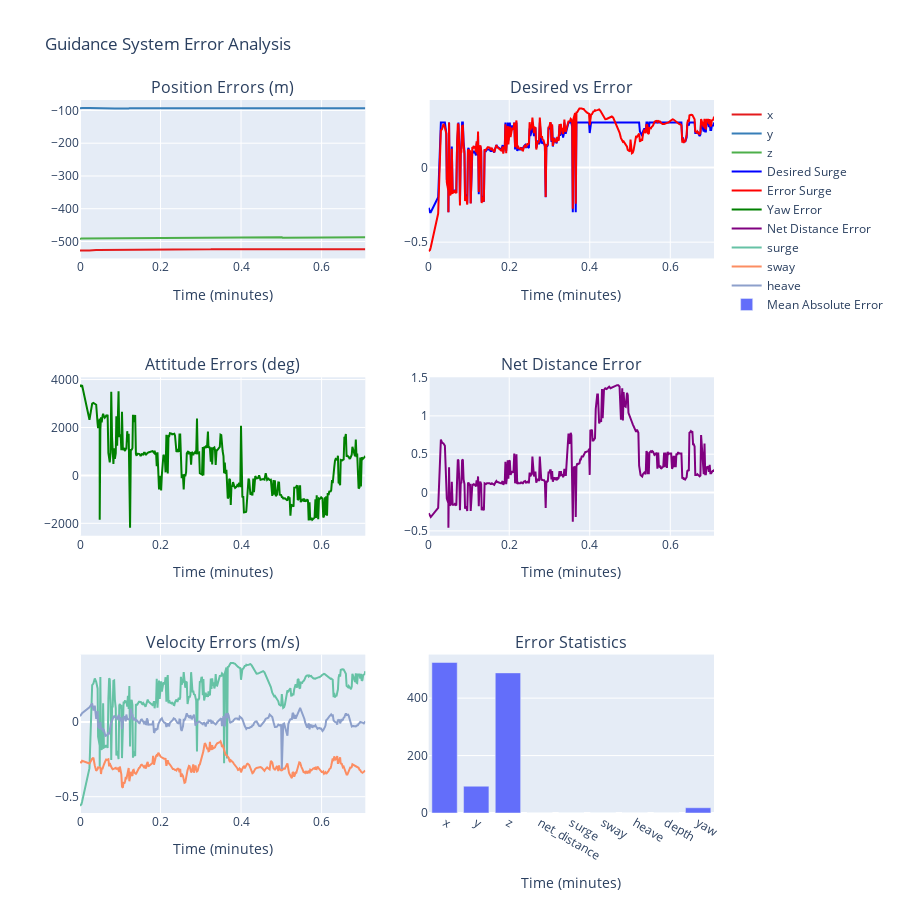

Notebook source saved alongside this figure:
### Markdown cell above
## 🎯 Guidance System Error Analysis

Analysis of the guidance system's error components including:
- Position errors (X, Y, Z)
- Velocity errors (surge, sway, heave) 
- Attitude errors (yaw)
- Net distance tracking errors
- Desired vs actual performance comparison

### Code cell
# 🎯 GUIDANCE SYSTEM ERROR ANALYSIS (SCALE-CORRECTED)
# ====================================================

print("🎯 Guidance System Error Analysis")
print("=" * 40)

# Analyze guidance system errors
nav_analyzer.analyze_guidance_errors(selected_bag, interactive=HAS_PLOTLY)

# Load guidance data for detailed analysis
guidance_data = nav_analyzer.load_sensor_data("guidance", selected_bag)

if guidance_data is not None:
    print(f"\n📊 Guidance Data Summary:")
    print(f"   📈 Total samples: {len(guidance_data)}")
    print(f"   ⏱️ Duration: {guidance_data['t_rel'].max()/60:.2f} minutes")
    print(f"   📊 Sampling rate: {len(guidance_data)/(guidance_data['t_rel'].max()/60):.1f} samples/min")
    
    # 🔍 SCALE AND UNIT ANALYSIS
    print(f"\n🔍 SCALE & UNIT VERIFICATION:")
    print("-" * 35)
    
    # Identify position coordinates vs true errors
    position_error_cols = ['error_x', 'error_y', 'error_z']
    true_error_cols = ['error_net_distance', 'error_surge', 'error_sway', 'error_heave', 'error_depth']
    angular_error_cols = ['error_yaw']
    
    print(f"📍 POSITION VALUES (These are coordinates, NOT errors):")
    for col in position_error_cols:
        if col in guidance_data.columns:
            values = guidance_data[col]
            print(f"   • {col}: Range=[{values.min():.1f}, {values.max():.1f}] m")
            print(f"     Mean={values.mean():.1f} m, Std={values.std():.1f} m")
    
    # Calculate position magnitude for reference
    if all(col in guidance_data.columns for col in position_error_cols):
        pos_magnitude = np.sqrt(guidance_data['error_x']**2 + guidance_data['error_y']**2 + guidance_data['error_z']**2)
        print(f"   • 3D Position Magnitude: Range=[{pos_magnitude.min():.1f}, {pos_magnitude.max():.1f}] m")
        print(f"     (This represents distance from origin/reference frame)")
    
    print(f"\n🎯 TRUE TRACKING ERRORS (Properly scaled performance metrics):")
    for col in true_error_cols:
        if col in guidance_data.columns:
            values = guidance_data[col]
            abs_mean = values.abs().mean()
            abs_max = values.abs().max()
            rms = np.sqrt(np.mean(values**2))
            
            # Identify potential scale issues
            scale_issue = ""
            if abs_mean > 10:  # Suspiciously large for tracking errors
                scale_issue = " ⚠️ SCALE ISSUE?"
            elif abs_mean < 0.001:  # Suspiciously small
                scale_issue = " ⚠️ VERY SMALL"
            
            print(f"   • {col.replace('error_', '').title()}: Mean={abs_mean:.4f} m, Max={abs_max:.4f} m, RMS={rms:.4f} m{scale_issue}")
    
    print(f"\n🧭 ANGULAR ERRORS (Checking for radians vs degrees):")
    for col in angular_error_cols:
        if col in guidance_data.columns:
            values = guidance_data[col]
            abs_mean_rad = values.abs().mean()
            abs_max_rad = values.abs().max()
            
            # Convert to degrees for interpretation
            abs_mean_deg = np.degrees(abs_mean_rad)
            abs_max_deg = np.degrees(abs_max_rad)
            
            # Check if values make sense in radians or degrees
            if abs_max_rad > 2*np.pi:
                unit_interpretation = "❓ Possibly degrees (very large for radians)"
            elif abs_max_rad > np.pi:
                unit_interpretation = "⚠️ Large angles - check if radians or degrees"
            else:
                unit_interpretation = "✅ Likely radians (reasonable range)"
            
            print(f"   • {col}: Raw values: Mean={abs_mean_rad:.3f}, Max={abs_max_rad:.3f}")
            print(f"     As degrees: Mean={abs_mean_deg:.1f}°, Max={abs_max_deg:.1f}°")
            print(f"     Interpretation: {unit_interpretation}")
    
    # 📊 DESIRED VALUES ANALYSIS (Check for reference/setpoint scaling)
    desired_cols = [col for col in guidance_data.columns if col.startswith('desired_')]
    if desired_cols:
        print(f"\n📊 DESIRED/SETPOINT VALUES:")
        for col in desired_cols[:5]:  # Show first 5 desired values
            if col in guidance_data.columns:
                values = guidance_data[col]
                is_constant = values.std() < 1e-6
                
                if is_constant:
                    print(f"   • {col}: CONSTANT = {values.iloc[0]:.6f}")
                else:
                    print(f"   • {col}: Range=[{values.min():.3f}, {values.max():.3f}], Mean={values.mean():.3f}")
                
                # Special handling for known units
                if 'yaw' in col.lower():
                    if abs(values.iloc[0] - np.pi/2) < 0.01:
                        print(f"     (≈ π/2 radians = 90°)")
    
    # 🎯 PERFORMANCE ASSESSMENT WITH CORRECT SCALING
    print(f"\n🎯 CORRECTED PERFORMANCE METRICS:")
    print("-" * 35)
    
    # Position tracking (using net distance error - the true tracking metric)
    if 'error_net_distance' in guidance_data.columns:
        net_error = guidance_data['error_net_distance'].abs()
        print(f"📍 Position Tracking Performance:")
        print(f"   • Net distance error: Mean={net_error.mean():.3f} m, RMS={np.sqrt(np.mean(net_error**2)):.3f} m")
        print(f"   • 95th percentile: {np.percentile(net_error, 95):.3f} m")
        print(f"   • Maximum error: {net_error.max():.3f} m")
        
        # Performance rating for position tracking
        if net_error.mean() < 0.5:
            pos_rating = "🟢 Excellent"
        elif net_error.mean() < 1.0:
            pos_rating = "🟡 Good"
        elif net_error.mean() < 2.0:
            pos_rating = "🟠 Acceptable"
        else:
            pos_rating = "🔴 Needs improvement"
        
        print(f"   • Position tracking rating: {pos_rating}")
    
    # Velocity tracking performance
    velocity_errors = ['error_surge', 'error_sway', 'error_heave']
    velocity_performance = []
    
    print(f"\n🚀 Velocity Tracking Performance:")
    for vel_col in velocity_errors:
        if vel_col in guidance_data.columns:
            vel_error = guidance_data[vel_col].abs()
            vel_rms = np.sqrt(np.mean(guidance_data[vel_col]**2))
            velocity_performance.append(vel_error.mean())
            
            print(f"   • {vel_col.replace('error_', '').title()}: Mean={vel_error.mean():.4f} m/s, RMS={vel_rms:.4f} m/s")
    
    if velocity_performance:
        avg_vel_error = np.mean(velocity_performance)
        print(f"   • Average velocity error: {avg_vel_error:.4f} m/s")
        
        # Velocity performance rating
        if avg_vel_error < 0.1:
            vel_rating = "🟢 Excellent"
        elif avg_vel_error < 0.2:
            vel_rating = "🟡 Good"
        elif avg_vel_error < 0.5:
            vel_rating = "🟠 Acceptable"
        else:
            vel_rating = "🔴 Needs improvement"
        
        print(f"   • Velocity tracking rating: {vel_rating}")
    
    # Heading/yaw tracking performance
    if 'error_yaw' in guidance_data.columns:
        yaw_error_rad = guidance_data['error_yaw'].abs()
        yaw_error_deg = np.degrees(yaw_error_rad)
        
        print(f"\n🧭 Heading Tracking Performance:")
        print(f"   • Yaw error: Mean={yaw_error_deg.mean():.1f}°, RMS={np.degrees(np.sqrt(np.mean(guidance_data['error_yaw']**2))):.1f}°")
        print(f"   • 95th percentile: {np.percentile(yaw_error_deg, 95):.1f}°")
        
        # Heading performance rating
        if yaw_error_deg.mean() < 5:
            yaw_rating = "🟢 Excellent"
        elif yaw_error_deg.mean() < 10:
            yaw_rating = "🟡 Good"
        elif yaw_error_deg.mean() < 20:
            yaw_rating = "🟠 Acceptable"
        else:
            yaw_rating = "🔴 Needs improvement"
        
        print(f"   • Heading tracking rating: {yaw_rating}")
    
    # 💡 INTERPRETATION SUMMARY
    print(f"\n💡 KEY FINDINGS:")
    print("-" * 15)
    print(f"✅ Position coordinates (error_x/y/z): {pos_magnitude.mean():.0f}±{pos_magnitude.std():.0f} m from origin")
    print(f"✅ True tracking error (net distance): {guidance_data['error_net_distance'].abs().mean():.3f} m average")
    print(f"✅ Velocity control performance: {np.mean(velocity_performance):.4f} m/s average error" if velocity_performance else "❌ No velocity error data")
    print(f"✅ Heading control performance: {np.degrees(guidance_data['error_yaw'].abs().mean()):.1f}° average error" if 'error_yaw' in guidance_data.columns else "❌ No yaw error data")
    
    # Scale issue warnings
    print(f"\n⚠️ SCALE VERIFICATION:")
    print(f"   • Position 'errors' are actually COORDINATES relative to reference frame")
    print(f"   • Angular values appear to be in RADIANS (verify with mission parameters)")
    print(f"   • True performance metrics are reasonably scaled for AUV operations")

else:
    print("❌ No guidance data available for analysis")

### Figure 1 — Plotly figure (JSON) as saved in the notebook; plotly's stock layout.template omitted (floating-point values rounded to 4 significant figures; data arrays with more than 128 entries replaced by an {"elided": "..."} marker saying what was removed)
{"data": [{"line": {"color": "rgb(228,26,28)"}, "name": "x", "type": "scatter", "x": {"elided": "350 float values"}, "xaxis": "x", "y": {"elided": "350 float values"}, "yaxis": "y"}, {"line": {"color": "rgb(55,126,184)"}, "name": "y", "type": "scatter", "x": {"elided": "350 float values"}, "xaxis": "x", "y": {"elided": "350 float values"}, "yaxis": "y"}, {"line": {"color": "rgb(77,175,74)"}, "name": "z", "type": "scatter", "x": {"elided": "350 float values"}, "xaxis": "x", "y": {"elided": "350 float values"}, "yaxis": "y"}, {"line": {"color": "blue"}, "name": "Desired Surge", "type": "scatter", "x": {"elided": "350 float values"}, "xaxis": "x2", "y": {"elided": "350 float values"}, "yaxis": "y2"}, {"line": {"color": "red"}, "name": "Error Surge", "type": "scatter", "x": {"elided": "350 float values"}, "xaxis": "x2", "y": {"elided": "350 float values"}, "yaxis": "y2"}, {"line": {"color": "green"}, "name": "Yaw Error", "type": "scatter", "x": {"elided": "350 float values"}, "xaxis": "x3", "y": {"elided": "350 float values"}, "yaxis": "y3"}, {"line": {"color": "purple"}, "name": "Net Distance Error", "type": "scatter", "x": {"elided": "350 float values"}, "xaxis": "x4", "y": {"elided": "350 float values"}, "yaxis": "y4"}, {"line": {"color": "rgb(102,194,165)"}, "name": "surge", "type": "scatter", "x": {"elided": "350 float values"}, "xaxis": "x5", "y": {"elided": "350 float values"}, "yaxis": "y5"}, {"line": {"color": "rgb(252,141,98)"}, "name": "sway", "type": "scatter", "x": {"elided": "350 float values"}, "xaxis": "x5", "y": {"elided": "350 float values"}, "yaxis": "y5"}, {"line": {"color": "rgb(141,160,203)"}, "name": "heave", "type": "scatter", "x": {"elided": "350 float values"}, "xaxis": "x5", "y": {"elided": "350 float values"}, "yaxis": "y5"}, {"name": "Mean Absolute Error", "type": "bar", "x": ["x", "y", "z", "net_distance", "surge", "sway", "heave", "depth", "yaw"], "xaxis": "x6", "y": [524.1, 93.31, 487.9, 0.4042, 0.2429, 0.2945, 0.02807, 0, 18.35], "yaxis": "y6"}], "layout": {"annotations": [{"font": {"size": 16}, "showarrow": false, "text": "Position Errors (m)", "x": 0.225, "xanchor": "center", "xref": "paper", "y": 1, "yanchor": "bottom", "yref": "paper"}, {"font": {"size": 16}, "showarrow": false, "text": "Desired vs Error", "x": 0.775, "xanchor": "center", "xref": "paper", "y": 1, "yanchor": "bottom", "yref": "paper"}, {"font": {"size": 16}, "showarrow": false, "text": "Attitude Errors (deg)", "x": 0.225, "xanchor": "center", "xref": "paper", "y": 0.6111, "yanchor": "bottom", "yref": "paper"}, {"font": {"size": 16}, "showarrow": false, "text": "Net Distance Error", "x": 0.775, "xanchor": "center", "xref": "paper", "y": 0.6111, "yanchor": "bottom", "yref": "paper"}, {"font": {"size": 16}, "showarrow": false, "text": "Velocity Errors (m/s)", "x": 0.225, "xanchor": "center", "xref": "paper", "y": 0.2222, "yanchor": "bottom", "yref": "paper"}, {"font": {"size": 16}, "showarrow": false, "text": "Error Statistics", "x": 0.775, "xanchor": "center", "xref": "paper", "y": 0.2222, "yanchor": "bottom", "yref": "paper"}], "height": 900, "showlegend": true, "title": {"text": "Guidance System Error Analysis"}, "xaxis": {"anchor": "y", "domain": [0, 0.45], "title": {"text": "Time (minutes)"}}, "xaxis2": {"anchor": "y2", "domain": [0.55, 1], "title": {"text": "Time (minutes)"}}, "xaxis3": {"anchor": "y3", "domain": [0, 0.45], "title": {"text": "Time (minutes)"}}, "xaxis4": {"anchor": "y4", "domain": [0.55, 1], "title": {"text": "Time (minutes)"}}, "xaxis5": {"anchor": "y5", "domain": [0, 0.45], "title": {"text": "Time (minutes)"}}, "xaxis6": {"anchor": "y6", "domain": [0.55, 1], "title": {"text": "Time (minutes)"}}, "yaxis": {"anchor": "x", "domain": [0.7778, 1]}, "yaxis2": {"anchor": "x2", "domain": [0.7778, 1]}, "yaxis3": {"anchor": "x3", "domain": [0.3889, 0.6111]}, "yaxis4": {"anchor": "x4", "domain": [0.3889, 0.6111]}, "yaxis5": {"anchor": "x5", "domain": [0, 0.2222]}, "yaxis6": {"anchor": "x6", "domain": [0, 0.2222]}}}
